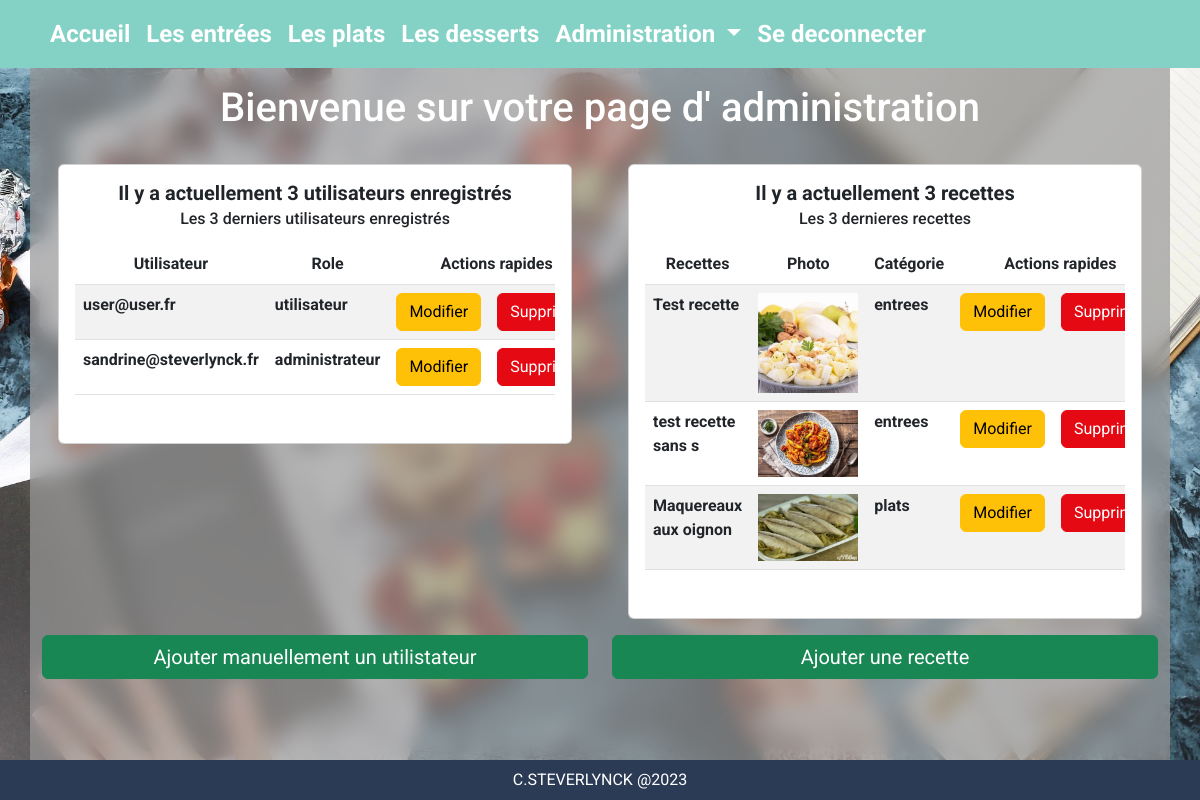
The app's page /admin (signed in) with its own data.
### tables this page shows
CREATE TABLE IF NOT EXISTS `users` (
  `id` int(11) NOT NULL AUTO_INCREMENT,
  `email` varchar(50) NOT NULL,
  `password` varchar(50) NOT NULL,
  `role` varchar(50) NOT NULL,
  PRIMARY KEY (`id`)
);

CREATE TABLE IF NOT EXISTS `recipt` (
  `id` int(11) NOT NULL AUTO_INCREMENT,
  `title` varchar(50) NOT NULL,
  `categorie` varchar(50) NOT NULL,
  `niveau` varchar(20) NOT NULL,
  `budget` varchar(20) NOT NULL,
  `temps` time NOT NULL,
  `ingredients` text NOT NULL,
  `preparation` text NOT NULL,
  `photo` varchar(50) NOT NULL,
  PRIMARY KEY (`id`)
);

### models/admin/AdminModel.php (called while the page is built, shortened)
<?php
require_once "models/Connect.php";
class AdminModel extends Connect{
    private $bdd;
    public function __construct(){
        $this->bdd = $this->getBDD();
    }
    protected function getLastUsers($limit=9999999){
        $req = $this->bdd->query("SELECT * FROM users ORDER BY id DESC LIMIT $limit");
        return $req;
    }
    protected function getNbUsers(){
        $req = $this->bdd->query("SELECT COUNT(*) FROM users");
        $result = $req->fetch();
        return $result[0];
    }
    protected function getLastRecipt($limit=9999999)
    {
        $req = $this->bdd->query("SELECT * FROM recipt ORDER BY id DESC LIMIT $limit");
        return $req;
    }
    protected function getNbRecipts(){
        $req = $this->bdd->query("SELECT COUNT(*) FROM recipt");
        $result = $req->fetch();
        return $result[0];
    }
}

### models/Connect.php (called while the page is built, shortened)
<?php
abstract class Connect
{
    private $host = "localhost";
    private $db_name = "blog";
    private $userName = "root";
    private $password = "";
    private static $bdd;
    private function getConnection()
    {
        try {
            self::$bdd = new PDO(
                "mysql:host=" . $this->host . ";dbname=" . $this->db_name . ';charset=utf8',
                $this->userName,
                $this->password
            );
        } catch (Exception $exception) {
            throw new Exception($exception->getMessage());
        }
    }
    public function getBDD(): PDO
    {
        return self::$bdd;
    }
}

### models/utils/Utils.php (called while the page is built, shortened)
<?php
class Utils {
    static function verifAdmin() : bool {
        if (isset($_SESSION["role"])&&$_SESSION["role"]==="administrateur"){
            return true;
        }
        return false;
    }
}

### views/admin/adminView.php (the view, shortened to what this page needs)
<?php
if (Utils::verifAdmin()){
?>
<section class="container d-flex flex-column flex-grow-1">
    <h1 class="text-center text-white m-3">Bienvenue sur votre page d' administration</h1>
    <div class="row">
        <div class="col-6">
            <div class="card m-3">
                <div class="card-body">
                    <h5 class="card-title text-center fw-bold">Il y a actuellement <?=$nbUsers?> utilisateurs
                        enregistrés</h5>
                    <h6 class="card-subtitle text-center">Les 3 derniers utilisateurs enregistrés</h6>
                    <p class="card-text">
                    <div class="table-responsive">
                        <table class="table table-striped">
                            <thead>
                                <th class="text-center">Utilisateur</th>
                                <th class="text-center">Role</th>
                                <th class="text-center" colspan="2">Actions rapides</th>
                            </thead>
                            <tbody>
                                <?php
                                    while ($user = $lastUsers->fetch()){
                                        if ($user["email"]!= "admin@admin.fr"){
                                        ?>
                                <tr>
                                    <th> <?=$user["email"]?></th>
                                    <th><?=$user["role"]?></th>
                                    <th><a href="modifUser<?='&&id='.$user['id'];?>"
                                            class="btn btn-warning ">Modifier</a></th>
                                    <th><a href="deleteUser<?='&&id='.$user['id'];?>"
                                            class="btn btn-danger ">Supprimer</a></th>
                                </tr>
                                <?php
                                      }
                                    }
                                    ?>
                            </tbody>
                        </table>
                    </div>
                    </p>
                </div>
            </div>
        </div>
        <div class="col-6">
            <div class="card m-3">
                <div class="card-body">
                    <h5 class="card-title text-center fw-bold">Il y a actuellement <?=$nbRecipts ?> recettes</h5>
                    <h6 class="card-subtitle text-center">Les 3 dernieres recettes</h6>
                    <p class="card-text">
                    <div class="table-responsive">
                        <table class="table table-striped">
                            <thead>
                                <th class="text-center">Recettes</th>
                                <th class="text-center">Photo</th>
                                <th class="text-center">Catégorie</th>
                                <th class="text-center" colspan="2">Actions rapides</th>
                            </thead>
                            <tbody>
                                <?php
                                while ($recipt = $lastRecipts->fetch()){
                                    $photo = "public/images/".$recipt["photo"];
                                    ?>
                                <tr>
                                    <th> <?=$recipt["title"]?></th>
                                    <th> <img style="width: 100px;" class="" src="<?=$photo;?>"></th>
                                    <th><?=$recipt["categorie"];?></th>
                                    <th><a href="modifRecipt<?='&&id='.$recipt['id'];?>"
                                            class="btn btn-warning">Modifier</a></th>
                                    <th><a href="deleteRecipt<?='&&id='.$recipt['id'];?>"
                                            class="btn btn-danger">Supprimer</a></th>
                                </tr>
                                <?php
                                }
                                ?>
                            </tbody>
                        </table>
                    </div>
                    </p>
                </div>
            </div>
        </div>
    </div>
    <div class="row">
        <div class="col-6">
            <a href="addUser" class="btn btn-success w-100 fs-5">Ajouter manuellement un utilistateur</a>
        </div>
        <div class="col-6">
            <span class="">
                <a href="addRecipt" class="btn btn-success w-100 fs-5">Ajouter une recette</a>
            </span>
        </div>
    </div>
</section>
<?php
}
else {
    header("location: index");
    exit();
}

### records on screen
users: email "user@user.fr", role "utilisateur"
users: email "sandrine@steverlynck.fr", role "administrateur"
recipt: title "Test recette", photo (picture), categorie "entrees"
recipt: title "test recette sans s", photo (picture), categorie "entrees"
recipt: title "Maquereaux aux oignon", photo (picture), categorie "plats"

### other values on screen
$nbUsers "3"
$nbRecipts "3"
